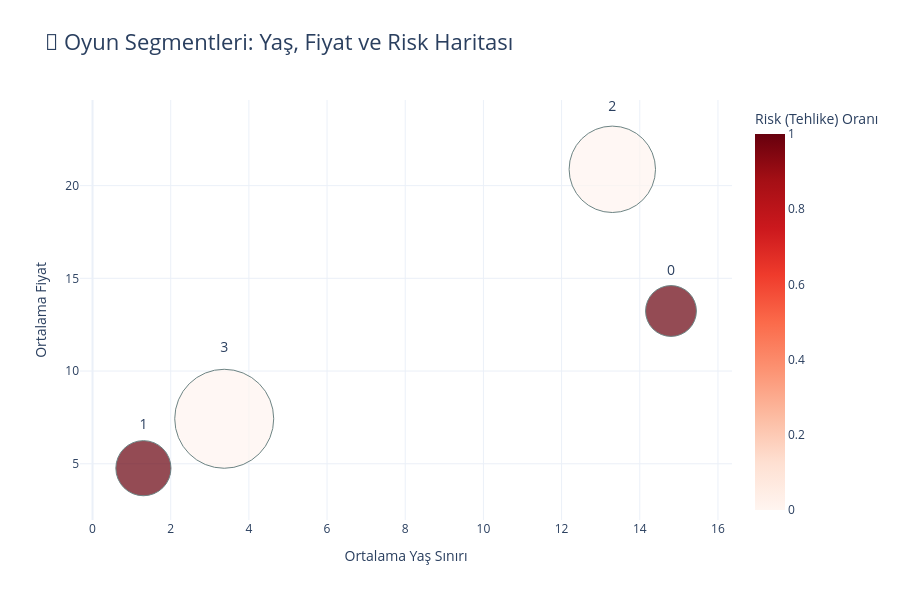

Here is the notebook cell this chart was saved with:
### Code cell
print("="*60)
print("📊 PLOTLY İLE KÜME PROFİLLERİ GÖRSELLEŞTİRİLİYOR")
print("="*60)

# Kümeleri daha okunabilir yapmak için 'Küme 0', 'Küme 1' gibi isimler ekleyelim
kume_profilleri['Kume_Adi'] = "Küme " + kume_profilleri['kume_no'].astype(str)

# 4 Boyutlu Baloncuk Grafiği (Bubble Chart)
fig = px.scatter(
    kume_profilleri,
    x="Ortalama_Yas_Siniri",           # X Ekseni: Yaş
    y="Ortalama_Fiyat",                # Y Ekseni: Fiyat
    size="Toplam_Oyun_Sayisi",         # Balon Büyüklüğü: Kümeye düşen oyun sayısı
    color="Tehlikeli_Kategori_Orani",  # Renk: Tehlike oranı (Risk arttıkça renk değişir)
    hover_name="Kume_Adi",             # Üzerine gelince yazacak ana başlık
    text="kume_no",                    # Baloncukların içine küme numarasını yazar
    color_continuous_scale="Reds",     # Renk paleti (Tehlike arttıkça kırmızıya döner)
    size_max=70,                       # En büyük balonun maksimum boyutu
    title="🎯 Oyun Segmentleri: Yaş, Fiyat ve Risk Haritası",
    labels={
        "Ortalama_Yas_Siniri": "Ortalama Yaş Sınırı",
        "Ortalama_Fiyat": "Ortalama Fiyat",
        "Tehlikeli_Kategori_Orani": "Risk (Tehlike) Oranı",
        "Toplam_Oyun_Sayisi": "Oyun Sayısı"
    }
)

# Görseli daha şık ve kurumsal yapmak için arayüz dokunuşları
fig.update_traces(
    textposition='top center', 
    textfont_size=14, 
    marker=dict(line=dict(width=1, color='DarkSlateGrey')) # Balonların etrafına ince bir çizgi çeker
)

fig.update_layout(
    template="plotly_white",  # Arka planı temizler
    title_font_size=22,
    height=600
)

# Grafiği ekrana bas
fig.show()

### Figure 1 — Plotly figure (JSON) as saved in the notebook; plotly's stock layout.template omitted (floating-point values rounded to 4 significant figures)
{"data": [{"hovertemplate": "<b>%{hovertext}</b><br><br>Ortalama Yaş Sınırı=%{x}<br>Ortalama Fiyat=%{y}<br>Oyun Sayısı=%{marker.size}<br>kume_no=%{text}<br>Risk (Tehlike) Oranı=%{marker.color}<extra></extra>", "hovertext": ["Küme 0", "Küme 1", "Küme 2", "Küme 3"], "legendgroup": "", "marker": {"color": [1.0, 1.0, 0.0, 0.0], "coloraxis": "coloraxis", "line": {"color": "DarkSlateGrey", "width": 1}, "size": [2294, 2699, 6636, 8707], "sizemode": "area", "sizeref": 1.777, "symbol": "circle"}, "mode": "markers+text", "name": "", "orientation": "v", "showlegend": false, "text": [0.0, 1.0, 2.0, 3.0], "textfont": {"size": 14}, "textposition": "top center", "type": "scatter", "x": [14.8, 1.302, 13.3, 3.369], "xaxis": "x", "y": [13.24, 4.762, 20.88, 7.427], "yaxis": "y"}], "layout": {"coloraxis": {"colorbar": {"title": {"text": "Risk (Tehlike) Oranı"}}, "colorscale": [[0, "rgb(255,245,240)"], [0.125, "rgb(254,224,210)"], [0.25, "rgb(252,187,161)"], [0.375, "rgb(252,146,114)"], [0.5, "rgb(251,106,74)"], [0.625, "rgb(239,59,44)"], [0.75, "rgb(203,24,29)"], [0.875, "rgb(165,15,21)"], [1, "rgb(103,0,13)"]]}, "height": 600, "legend": {"itemsizing": "constant", "tracegroupgap": 0}, "title": {"font": {"size": 22}, "text": "🎯 Oyun Segmentleri: Yaş, Fiyat ve Risk Haritası"}, "xaxis": {"anchor": "y", "domain": [0, 1], "title": {"text": "Ortalama Yaş Sınırı"}}, "yaxis": {"anchor": "x", "domain": [0, 1], "title": {"text": "Ortalama Fiyat"}}}}
